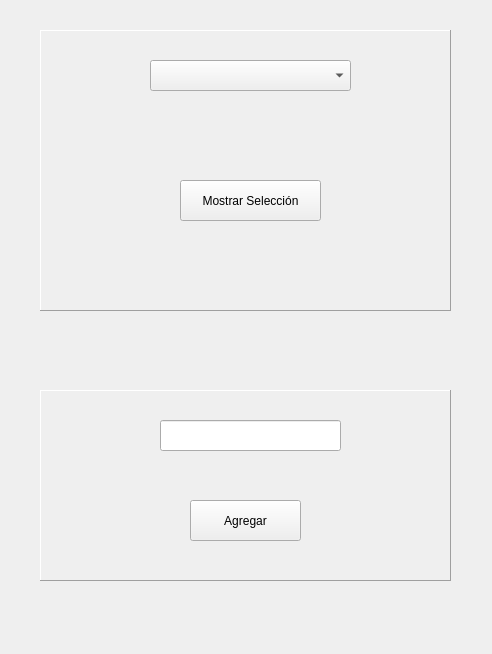
<?xml version="1.0" encoding="UTF-8"?>
<ui version="4.0">
 <class>MainWindow</class>
 <widget class="QMainWindow" name="MainWindow">
  <property name="geometry">
   <rect>
    <x>0</x>
    <y>0</y>
    <width>492</width>
    <height>654</height>
   </rect>
  </property>
  <property name="minimumSize">
   <size>
    <width>492</width>
    <height>0</height>
   </size>
  </property>
  <property name="windowTitle">
   <string>MainWindow</string>
  </property>
  <widget class="QWidget" name="centralwidget">
   <widget class="QFrame" name="frame">
    <property name="geometry">
     <rect>
      <x>40</x>
      <y>30</y>
      <width>411</width>
      <height>281</height>
     </rect>
    </property>
    <property name="minimumSize">
     <size>
      <width>411</width>
      <height>281</height>
     </size>
    </property>
    <property name="palette">
     <palette>
      <active>
       <colorrole role="Shadow">
        <brush brushstyle="SolidPattern">
         <color alpha="255">
          <red>0</red>
          <green>0</green>
          <blue>0</blue>
         </color>
        </brush>
       </colorrole>
      </active>
      <inactive>
       <colorrole role="Shadow">
        <brush brushstyle="SolidPattern">
         <color alpha="255">
          <red>0</red>
          <green>0</green>
          <blue>0</blue>
         </color>
        </brush>
       </colorrole>
      </inactive>
      <disabled>
       <colorrole role="Shadow">
        <brush brushstyle="SolidPattern">
         <color alpha="255">
          <red>0</red>
          <green>0</green>
          <blue>0</blue>
         </color>
        </brush>
       </colorrole>
      </disabled>
     </palette>
    </property>
    <property name="font">
     <font>
      <family>Times New Roman</family>
      <pointsize>10</pointsize>
     </font>
    </property>
    <property name="styleSheet">
     <string notr="true">border-bottom-color: rgb(0, 0, 0);</string>
    </property>
    <property name="frameShape">
     <enum>QFrame::Panel</enum>
    </property>
    <property name="frameShadow">
     <enum>QFrame::Raised</enum>
    </property>
    <property name="lineWidth">
     <number>1</number>
    </property>
    <property name="midLineWidth">
     <number>0</number>
    </property>
    <widget class="QComboBox" name="comboBox">
     <property name="geometry">
      <rect>
       <x>110</x>
       <y>30</y>
       <width>201</width>
       <height>31</height>
      </rect>
     </property>
    </widget>
    <widget class="QPushButton" name="pushButton">
     <property name="geometry">
      <rect>
       <x>140</x>
       <y>150</y>
       <width>141</width>
       <height>41</height>
      </rect>
     </property>
     <property name="text">
      <string>Mostrar Selección</string>
     </property>
    </widget>
    <widget class="QLabel" name="label">
     <property name="geometry">
      <rect>
       <x>120</x>
       <y>90</y>
       <width>191</width>
       <height>20</height>
      </rect>
     </property>
     <property name="text">
      <string/>
     </property>
     <property name="textFormat">
      <enum>Qt::RichText</enum>
     </property>
     <property name="scaledContents">
      <bool>false</bool>
     </property>
     <property name="alignment">
      <set>Qt::AlignCenter</set>
     </property>
    </widget>
   </widget>
   <widget class="QFrame" name="frame_2">
    <property name="geometry">
     <rect>
      <x>40</x>
      <y>390</y>
      <width>411</width>
      <height>191</height>
     </rect>
    </property>
    <property name="minimumSize">
     <size>
      <width>411</width>
      <height>191</height>
     </size>
    </property>
    <property name="frameShape">
     <enum>QFrame::Panel</enum>
    </property>
    <property name="frameShadow">
     <enum>QFrame::Raised</enum>
    </property>
    <widget class="QPushButton" name="pushButton_2">
     <property name="geometry">
      <rect>
       <x>150</x>
       <y>110</y>
       <width>111</width>
       <height>41</height>
      </rect>
     </property>
     <property name="text">
      <string>Agregar</string>
     </property>
    </widget>
    <widget class="QLineEdit" name="lineEdit">
     <property name="geometry">
      <rect>
       <x>120</x>
       <y>30</y>
       <width>181</width>
       <height>31</height>
      </rect>
     </property>
    </widget>
   </widget>
  </widget>
 </widget>
 <resources/>
 <connections/>
</ui>
